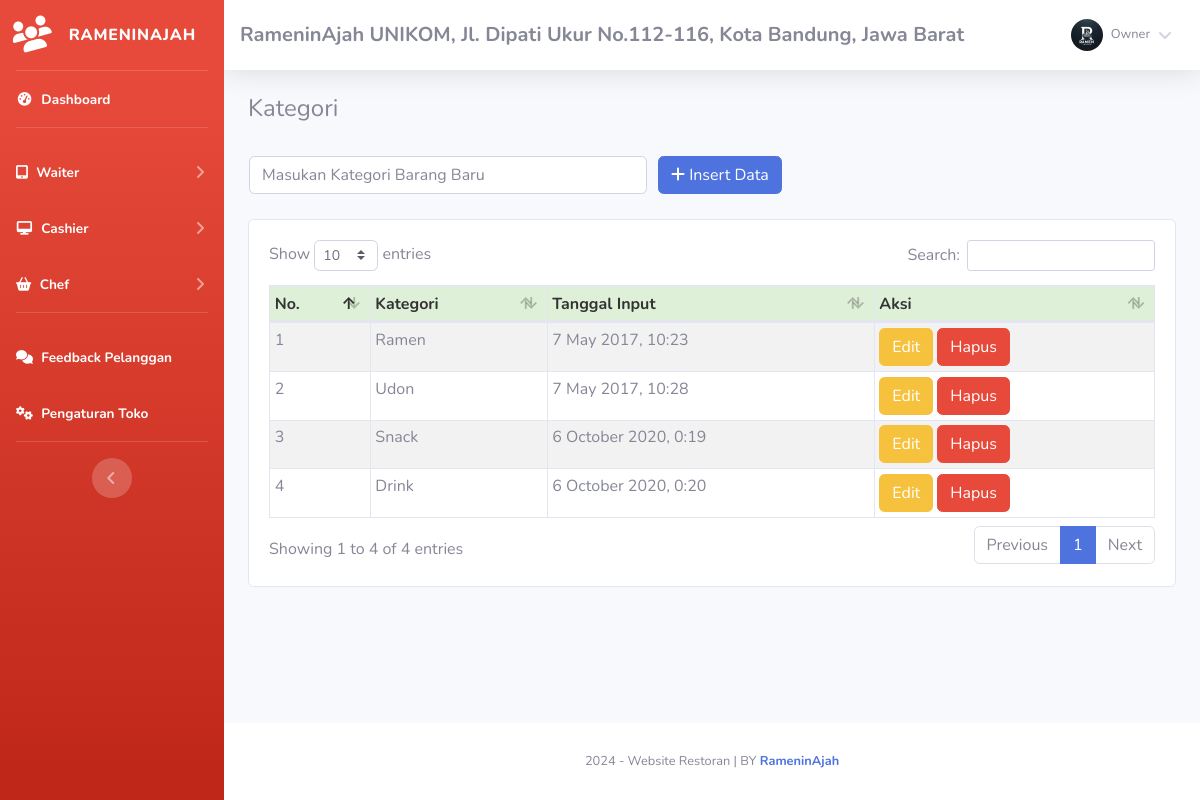
/Assets/php/index.php?page=kategori (signed in), run on the app's committed database.
### tables this page shows
CREATE TABLE `toko` (
  `id_toko` int(11) NOT NULL AUTO_INCREMENT,
  `nama_toko` varchar(255) NOT NULL,
  `alamat_toko` text NOT NULL,
  `tlp` varchar(255) NOT NULL,
  `nama_pemilik` varchar(255) NOT NULL,
  PRIMARY KEY (`id_toko`)
);

CREATE TABLE `member` (
  `id_member` int(11) NOT NULL AUTO_INCREMENT,
  `nm_member` varchar(255) NOT NULL,
  `alamat_member` text NOT NULL,
  `telepon` varchar(255) NOT NULL,
  `email` varchar(255) NOT NULL,
  `gambar` text NOT NULL,
  `NIK` text NOT NULL,
  PRIMARY KEY (`id_member`)
);

CREATE TABLE `kategori` (
  `id_kategori` int(11) NOT NULL AUTO_INCREMENT,
  `nama_kategori` varchar(255) NOT NULL,
  `tgl_input` varchar(255) NOT NULL,
  PRIMARY KEY (`id_kategori`)
);

### Assets/php/admin/module/kategori/index.php (the view, shortened to what this page needs)
<h4>Kategori</h4>
<br />
<?php
	if(!empty($_GET['uid'])){
	$sql = "SELECT * FROM kategori WHERE id_kategori = ?";
	$row = $config->prepare($sql);
	$row->execute(array($_GET['uid']));
	$edit = $row->fetch();
?>
<form method="POST" action="fungsi/edit/edit.php?kategori=edit">
    <table>
        <tr>
            <td style="width:25pc;"><input type="text" class="form-control" value="<?= $edit['nama_kategori'];?>"
                    required name="kategori" placeholder="Masukan Kategori Barang Baru">
                <input type="hidden" name="id" value="<?= $edit['id_kategori'];?>">
            </td>
            <td style="padding-left:10px;"><button id="tombol-simpan" class="btn btn-primary"><i class="fa fa-edit"></i>
                    Ubah Data</button></td>
        </tr>
    </table>
</form>
<?php }else{?>
<form method="POST" action="fungsi/tambah/tambah.php?kategori=tambah">
    <table>
        <tr>
            <td style="width:25pc;"><input type="text" class="form-control" required name="kategori"
                    placeholder="Masukan Kategori Barang Baru"></td>
            <td style="padding-left:10px;"><button id="tombol-simpan" class="btn btn-primary"><i class="fa fa-plus"></i>
                    Insert Data</button></td>
        </tr>
    </table>
</form>
<?php }?>
<br />
<div class="card card-body">
    <div class="table-responsive">
        <table class="table table-bordered table-striped table-sm" id="example1">
            <thead>
                <tr style="background:#DFF0D8;color:#333;">
                    <th>No.</th>
                    <th>Kategori</th>
                    <th>Tanggal Input</th>
                    <th>Aksi</th>
                </tr>
            </thead>
            <tbody>
                <?php
				$hasil = $lihat -> kategori();
				$no=1;
				foreach($hasil as $isi){
			?>
                <tr>
                    <td><?php echo $no;?></td>
                    <td><?php echo $isi['nama_kategori'];?></td>
                    <td><?php echo $isi['tgl_input'];?></td>
                    <td>
                        <a href="index.php?page=kategori&uid=<?php echo $isi['id_kategori'];?>"><button
                                class="btn btn-warning">Edit</button></a>
                        <a href="fungsi/hapus/hapus.php?kategori=hapus&id=<?php echo $isi['id_kategori'];?>"
                            onclick="javascript:return confirm('Hapus Data Kategori ?');"><button
                                class="btn btn-danger">Hapus</button></a>
                    </td>
                </tr>
                <?php $no++; }?>
            </tbody>
        </table>
    </div>
</div>

### Assets/php/admin/template/sidebar.php (shortened to what this page needs)
<?php
    $id = $_SESSION['admin']['id_member'];
    $role_id = $_SESSION['admin']['role_id'];
    $hasil_profil = $lihat->member_edit($id);
?>
<ul class="navbar-nav bg-gradient-danger sidebar sidebar-dark accordion" id="accordionSidebar">
    <a class="sidebar-brand d-flex align-items-center justify-content-center" href="index.php">
        <div class="sidebar-brand-icon rotate-n-15">
            <i class="fa fa-users"></i>
        </div>
        <div class="sidebar-brand-text mx-3">RameninAjah<sup></sup></div>
    </a>
    <hr class="sidebar-divider my-0">
    <?php if ($role_id == 1) {  ?>
    <li class="nav-item active">
        <a class="nav-link" href="index.php">
            <i class="fas fa-fw fa-tachometer-alt"></i>
            <span>Dashboard</span></a>
    </li>
    <?php } ?>
    <hr class="sidebar-divider">
    <?php if ($role_id == 1 || $role_id == 2) {  ?>
    <li class="nav-item active">
        <a class="nav-link collapsed" href="#" data-toggle="collapse" data-target="#collapseTwo" aria-expanded="true"
            aria-controls="collapseTwo">
            <i class="fa fa-tablet"></i>
            <span>Waiter</span>
        </a>
    </li>
    <?php } ?>
    <?php if ($role_id == 1 || $role_id == 3) {  ?>
    <li class="nav-item active">
        <a class="nav-link collapsed" href="#" data-toggle="collapse" data-target="#collapse3" aria-expanded="true"
            aria-controls="collapse3">
            <i class="fas fa-fw fa-desktop"></i>
            <span>Cashier</span>
        </a>
    </li>
    <?php } ?>
    <?php if ($role_id == 1 || $role_id == 4) {  ?>
    <li class="nav-item active">
        <a class="nav-link collapsed" href="#" data-toggle="collapse" data-target="#collapse4" aria-expanded="true"
            aria-controls="collapse4">
            <i class="fa fa-shopping-basket"></i>
            <span>Chef</span>
        </a>
    </li>
    <?php } ?>
    <?php if (in_array($role_id, [1, 2, 3, 4])) {  ?>
    <hr class="sidebar-divider">
    <li class="nav-item active">
        <a class="nav-link" href="index.php?page=feedback">
            <i class="fa fa-comments"></i>
            <span>Feedback Pelanggan</span></a>
    </li>
    <?php } ?>
    <?php if ($role_id == 1) {  ?>
    <li class="nav-item active">
        <a class="nav-link" href="index.php?page=pengaturan">
            <i class="fas fa-fw fa-cogs"></i>
            <span>Pengaturan Toko</span></a>
    </li>
    <?php } ?>
    <hr class="sidebar-divider d-none d-md-block">
    <div class="text-center d-none d-md-inline">
        <button class="rounded-circle border-0" id="sidebarToggle"></button>
    </div>
</ul>
<div id="content-wrapper" class="d-flex flex-column">
    <div id="content">
        <nav class="navbar navbar-expand navbar-light bg-white topbar mb-4 static-top shadow">
            <h5 class="d-lg-block d-none mt-2"><b><?php echo $toko['nama_toko'];?>, <?php echo $toko['alamat_toko'];?></b></h5>
            <ul class="navbar-nav ml-auto">
                <li class="nav-item dropdown no-arrow">
                    <a class="nav-link dropdown-toggle" href="#" id="userDropdown" role="button" data-toggle="dropdown"
                        aria-haspopup="true" aria-expanded="false">
                        <img class="img-profile rounded-circle"
                            src="assets/img/user/<?php echo $hasil_profil['gambar'];?>">
                        <span
                            class="mr-2 d-none d-lg-inline text-gray-600 small ml-2"><?php echo $hasil_profil['nm_member'];?></span>
                        <i class="fas fa-angle-down"></i>
                    </a>
                </li>
            </ul>
        </nav>
        <div class="container-fluid">

### data on the page
toko: nama_toko "RameninAjah UNIKOM", alamat_toko "Jl. Dipati Ukur No.112-116, Kota Bandung, Jawa Barat"
kategori: nama_kategori "Ramen", tgl_input "7 May 2017, 10:23"
kategori: nama_kategori "Udon", tgl_input "7 May 2017, 10:28"
kategori: nama_kategori "Snack", tgl_input "6 October 2020, 0:19"
kategori: nama_kategori "Drink", tgl_input "6 October 2020, 0:20"

### other printed values
$hasil_profil['nm_member'] "Owner"
